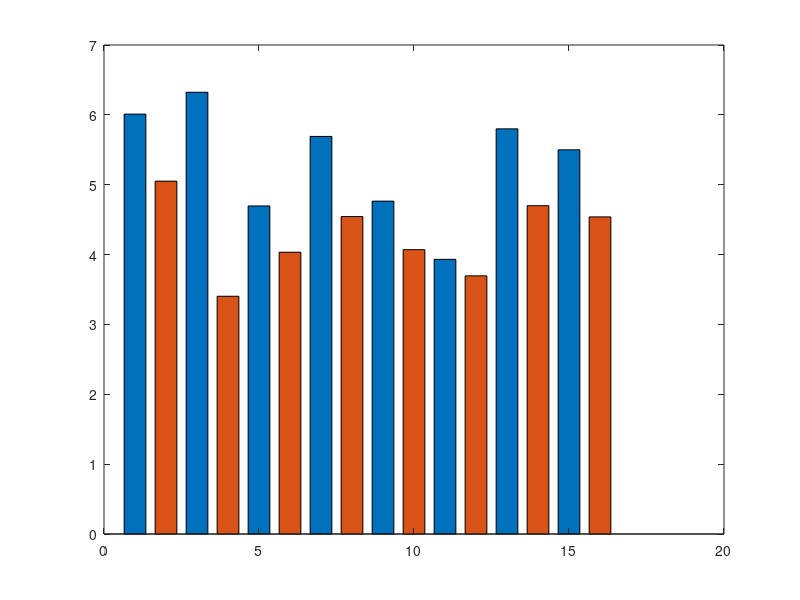

Write the MATLAB code that produced this figure. (Note: this script raises an error after producing the figure.)
figure

current_r1 = [6.0108 0 6.3234 0 4.6960 0 5.6912 0 4.7647 0 3.9318 0 5.8 0 5.5 0];
current_r2 = [0 5.051 0 3.4034 0 4.0335 0 4.5448 0 4.0707 0 3.6957 0 4.7 0 4.5396];




y= [current_r1' current_r2']

b = bar(y,0.7,'stacked');


b(1).FaceColor = [8 108 162]./255;
b(2).FaceColor = [194 24 24]./255;
yl = ylabel({'Max Residual Current(A)'});
set(yl,'fontsize',20,'Rotation',90);;
set(yl, 'fontname', 'Arial');

set(gca, 'fontsize', 16);
set(gca, 'linewidth',1);
grid on


legend('Before Synchronized SM Start','After Synchronized SM Start','Location','NorthWest');

axis([0.5 16.5 0 7])
set(gca,'xtick',2.5:2:18)
set(gca,'xticklabel',{'backprop','hotspot','lavaMD','pathfinder','streamcluster','kmeans','BFS','leukocyte'})
h = gca;
th=rotateticklabel(h, 15);
